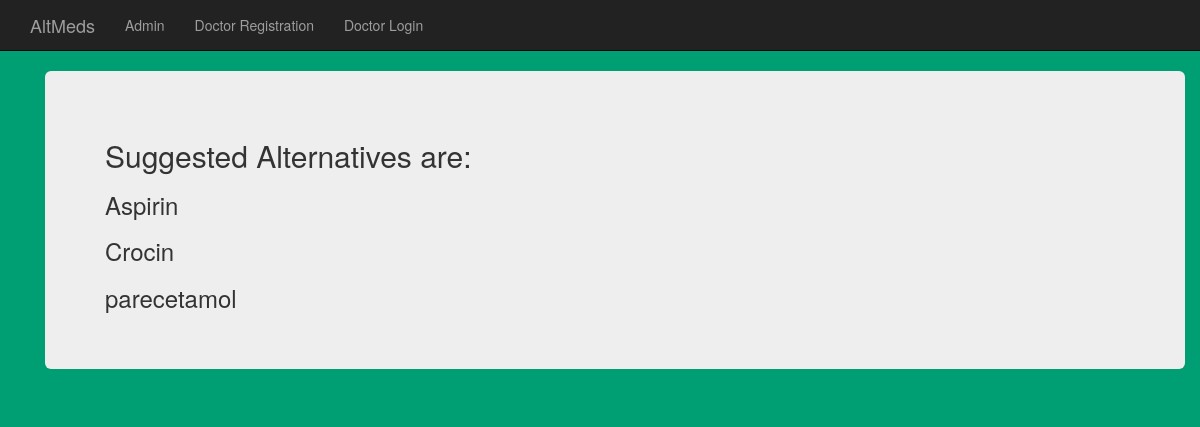
The app's page /core/headache/, older data.
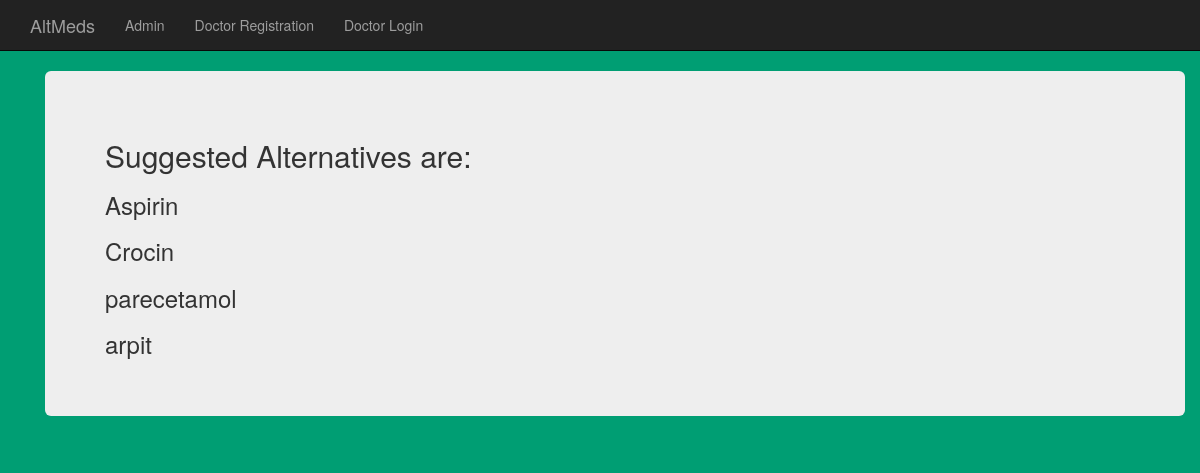
The same page, newer data.
### core/models.py (models this page shows)
class headache(models.Model):
    name=models.CharField(max_length=200,null=True,blank=True)
    def __str__(self):
        return self.name

### core/views.py (the view)
def headache1(request):
    a=headache.objects.all()
    if request.method=='POST':
        add=request.POST.get('add')
        d=headache(name=add)
        d.save()
        a=headache.objects.all()
        return render(request,'headache.html',{'medicine':a})
    else:
        return render(request,'headache.html',{'medicine':a})

### templates/headache.html (shortened to what this page needs)
{% extends 'base.html' %}
{% block body_block %}
  <div class="container">
      <div class="jumbotron">
        <h2>
          Suggested Alternatives are:
        </h2>
        {% for i in medicine%}
        <h3>{{ i }}</h3>
        {% endfor %}
      </div>
  </div>
{% endblock %}

Row changes from the older to the newer data that the page shows:
added headache: name "arpit"
